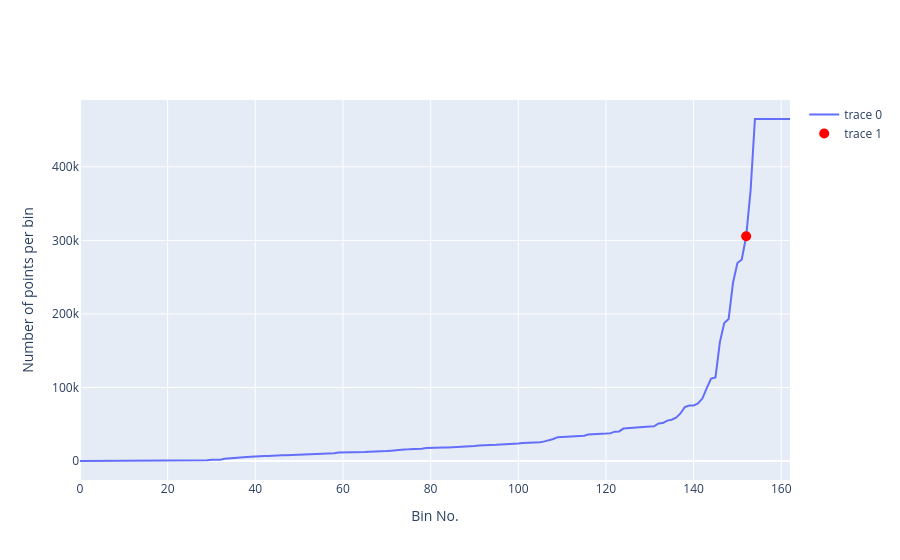

Notebook code cell kept with this figure:
### Code cell
profileNo_vs_latlon_bins(df_sampled, lat_step=5, lon_step=5, show_threshold=True, threshold_quantile=0.99)

### Figure 1 — Plotly figure (JSON) as saved in the notebook; plotly's stock layout.template omitted (floating-point values rounded to 4 significant figures; data arrays with more than 128 entries replaced by an {"elided": "..."} marker saying what was removed)
{"data": [{"type": "scatter", "x": {"elided": "163 int values"}, "y": {"elided": "163 int values"}}, {"marker": {"color": "red", "size": 10}, "mode": "markers", "type": "scatter", "x": [152], "y": [305558]}], "layout": {"xaxis": {"title": {"text": "Bin No."}}, "yaxis": {"title": {"text": "Number of points per bin"}}}}
